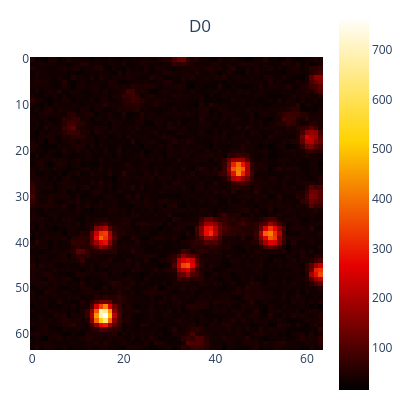

Notebook cell for this chart:
### Code cell
# RUN INPUT
#############################################################################################

#############################################################################################
# FILE IMPORT AND SETUP
############################################################################################

dir = os.getcwd()
filename = path.join(dir,'images','2025 07 07-08 Qdots',file) # input
savename = path.join(dir,'images','output',file) # output

timeSwitch = True #True if i saved the timetraces
D0Format=7
ND0 = D0Format**2

index7=[i for i in range(49) if i != 12]
index5=[8,9,10,11,15,16,17,18,19,22,23,24,25,26,29,30,31,32,33,36,37,38,39,40] #Check if 12 is included or not
index3=[16,17,18,23,24,25,30,31,32]
index1=[17,23,24,25,31]


f = h5py.File(filename + '.h5', 'r') # read h5 file

# ----------------- read header

if timeSwitch:
    group = f['Fluctuations']
    print('Opening time data...')
    Endoftime_h5 = group['IsEndOfTimeBin'][()]
    t_bin=group['Time'][()][0]/1000        #micros
    rep = group.attrs['I_Repetitions'][0]      #repetitions  
else:
    group = f['Image']

imgFormat=group.attrs['I_Height'][0]       #pixels
Depth=group.attrs['I_Depth'][0]            #repetitions/z
ImgFoV=group.attrs['I_XSpan[um]'][0]       #micron
pxsizex=group.attrs['I_XPixelSize[nm]'][0]/1000 #micron         
ZSpan=group.attrs['I_ZSpan[um]'][0]        #micron
pxsizez=group.attrs['I_ZPixelSize[nm]'][0]/1000 #micron
Duration=group.attrs['M_Duration[ms]'][0]  #ms
DwellTime=Duration/(Depth*imgFormat**2)    #ms (approximate)
Fingerprint_h5 = group['Fingerprint'][()]

# ---------------- reading SPAD DATA

print('Opening SPAD data...')
data_h5= group['SPAD'][()]
print('Finished opening')
f.close()

# ----------------- display metadata

print('--------------------METADATA:--------------')
print('imgFormat: ',imgFormat,'x',imgFormat,'px')
print('depth (z): ', Depth)
print('FOV: ', ImgFoV,'μm')
print('pixelsize (x-y): ', pxsizex,'μm')
print('pixelsize (z): ', pxsizez,'μm')
print('ZSpan (z-range):', ZSpan,'μm')
print('Duration frame:', Duration,'ms')
print('Dwell time (time per pixel):', DwellTime,'ms')
print('---------------------------------------------')

# ---------------- fixing binning

# Ch,T,X,Y,R,Z
# print('Full data size: ' + str(data_h5.shape[0]))
# print('Total time bins (no channel distinction): ' +str(Endoftime_h5.shape[0]))

endtime=np.asarray(np.where(Endoftime_h5==1))[0,:]       #Cerco gli indici di Endoftime_h5 dove finiscono i pixels
# print('Scan pixels: ' + str(endtime.shape[0]))
# print('\nendtime: '+str(endtime[:10]))
v = np.max(np.diff(endtime))                             #Cerco la durata massima
# print('maximum temporal timetrace length: ' +str(v))                  
overflow = endtime[np.asarray(np.where(np.diff(endtime)==v))[0,:]+1]  #Indici di cut degli elementi in overflow
# print('\nOverflow: ' +str(overflow))
# print('Pixels in overflow: ' + str(overflow.shape[0]))

over_del = np.zeros(((overflow.shape[0]+1)*ND0)).astype(np.int64)
for j in range(ND0):
    over_del[(j)*overflow.shape[0]:overflow.shape[0]*(j+1)]= ((overflow*ND0)+j)

g=np.linspace(0,48,49).astype(int)
if endtime[0]+1==v: 
    over_del[-49:]=((endtime[0]*ND0)+g)
else:
    over_del=np.delete(over_del, np.linspace(over_del.shape[0]-ND0, over_del.shape[0]-1).astype(int) , axis=(0))
    
# print('Bin in data_h5 to be removed: ' +str(over_del))

data_crop = np.delete(data_h5, over_del)
del over_del
del endtime
del g
del overflow
# print('\nFinal size of cropped data: ' +str(data_crop.shape[0]))
# print('Expected size: ' +str(ND0*Depth*rep*imgFormat**2*(v-1)))

if not data_crop.shape[0]==ND0*Depth*rep*imgFormat**2*(v-1):
    raise 'data error, bin not corresponding'
# print('size cropped == expected size: ', str(data_crop.shape[0]==ND0*Depth*rep*imgFormat**2*(v-1)))

# ---------------------------- reshaping (z,rep,y,x,y,ch)

z_i, rep_i, y_i, x_i, t_i, ch_i = 0, 1, 2, 3, 4, 5 # indexes of reshaped data

fingerprint_meta = np.reshape(Fingerprint_h5, (D0Format,D0Format))
if not timeSwitch:
    data=np.reshape(data_h5,(Depth,1,imgFormat,imgFormat,1,ND0)) 
    print('Data format (z,rep,y,x,t,ch) ' +str(data.shape))
else:
    data=np.reshape(data_crop, (Depth,rep,imgFormat,imgFormat,v-1,ND0))
    print('Data format (z,rep,y,x,t,ch) ' +str(data.shape))
    del data_crop
   
# print('\nCumulative Dwell time (approx.): ' + str(DwellTime) +' ms')
# print('FoV [um]: ' + str(ImgFoV))
# if timeSwitch: print('Time binsize [us]: ' +str(t_bin))
# print('Pixel size [um]: ' +str(pxsizex))
del data_h5 # free the memory

#############################################################################################
# FIRST PLOT, all the data is in 'data'
############################################################################################

#############################################################################################
# data initialization
############################################################################################

index7_fix=[i for i in range(48)]
index5_fix=[8,9,10,11,14,15,16,17,18,21,22,23,24,25,28,29,30,31,32,35,36,37,38,39]
index3_fix=[15,16,17,22,23,24,29,30,31]
index1_fix=[16,22,23,24,30]

# datacut = d7 - D012
datacut = np.sum(np.delete(data, 12,5)[0,:,:,:,:],axis=(0,3))[...] #Remove D0 12 -> output (y,x,ch)
d3 = datacut[:,:,index3_fix]
d5 = datacut[:,:,index5_fix]
d1 = datacut[:,:,index1_fix]
d7 = datacut[:,:,index7_fix]

CENTRAL_D0 = datacut[:, :,23]#.astype(np.uint8)
CONFOCAL_D7 = d7.sum(axis=(-1))#.astype(np.uint8)
CONFOCAL_D5 = d5.sum(axis=(-1))#.astype(np.uint8)
CONFOCAL_D3 = d3.sum(axis=(-1))#.astype(np.uint8)
CONFOCAL_D1 = d1.sum(axis=(-1))#.astype(np.uint8)

# im = Image.fromarray(CENTRAL_D0) # convert to an image

# -------------------- Plot with Plotly

fig = px.imshow(
    CENTRAL_D0, 
    color_continuous_scale='hot',
    title='D0',
)
fig.update_layout(
    margin=dict(l=30, r=0, t=0, b=0),
    width=400,
    height=400,
    title=dict(
        y=0.95,  # move title closer to plot
        x=0.5,   # keep centered
        xanchor='center',
        yanchor='top'
    )
)

fig.show()

del Endoftime_h5

### Figure 1 — Plotly figure (JSON) as saved in the notebook; plotly's stock layout.template omitted (floating-point values rounded to 4 significant figures; data arrays with more than 128 entries replaced by an {"elided": "..."} marker saying what was removed)
{"data": [{"coloraxis": "coloraxis", "hovertemplate": "x: %{x}<br>y: %{y}<br>color: %{z}<extra></extra>", "name": "0", "type": "heatmap", "xaxis": "x", "yaxis": "y", "z": {"elided": "64x64 int values"}}], "layout": {"coloraxis": {"colorscale": [[0, "rgb(0,0,0)"], [0.3333, "rgb(230,0,0)"], [0.6667, "rgb(255,210,0)"], [1, "rgb(255,255,255)"]]}, "height": 400, "margin": {"b": 0, "l": 30, "r": 0, "t": 0}, "title": {"text": "D0", "x": 0.5, "xanchor": "center", "y": 0.95, "yanchor": "top"}, "width": 400, "xaxis": {"anchor": "y", "constrain": "domain", "domain": [0, 1], "scaleanchor": "y"}, "yaxis": {"anchor": "x", "autorange": "reversed", "constrain": "domain", "domain": [0, 1]}}}
